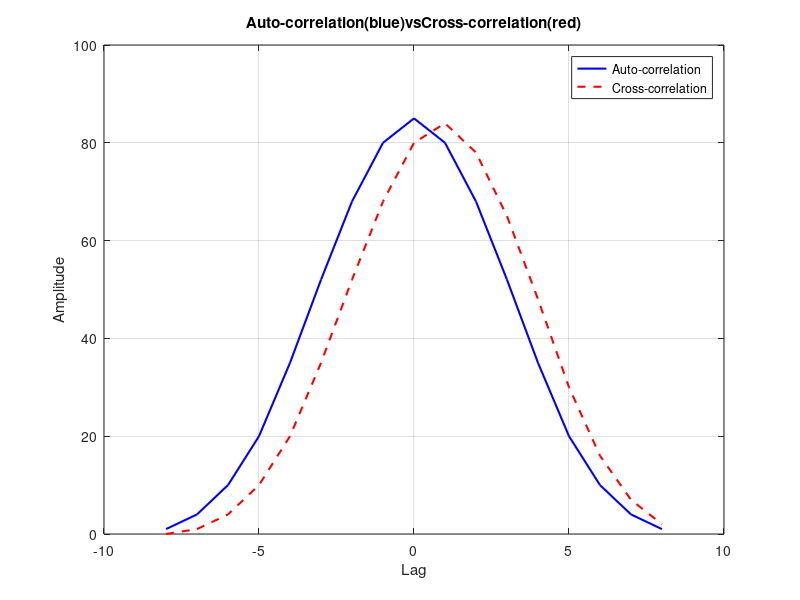

MATLAB code to generate this figure:
signal1 = [1 2 3 4 5 4 3 2 1];
signal2 = [2 3 4 5 4 3 2 1 0];
% Auto-correlation
auto = xcorr(signal1, signal1);
% Cross-correlation
cross = xcorr(signal1, signal2);

figure;
n = -length(signal1)+1:length(signal1)-1; % lags for plotting
plot(n, auto, 'b', 'LineWidth', 1.5);
hold on;
plot(n, cross, 'r--', 'LineWidth', 1.5);
hold off;
title('Auto-correlation(blue)vsCross-correlation(red)');
xlabel('Lag');
ylabel('Amplitude');
legend('Auto-correlation','Cross-correlation');
grid on;
